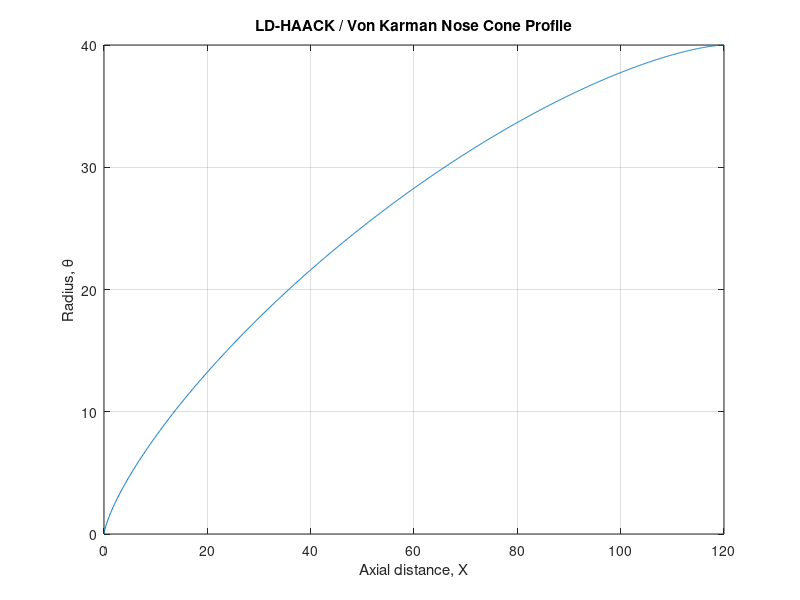

This figure's MATLAB source:
% Parameters
nose_cone_length = 120;
outer_diameter = 80;
step_size = 0.1;

% Pre-allocate
num_points = round(nose_cone_length / step_size) + 1;
r = zeros(1, num_points);

% Calculate the profile
for idx = 1:num_points
    X = (idx-1) * step_size;
    theta = acos(1 - 2 * X / nose_cone_length);
    r(idx) = sqrt((theta - (1/2) * sin(2 * theta)) / pi) * (outer_diameter / 2);
end

% Plot
plot(0:step_size:nose_cone_length, r);
xlabel('Axial distance, X');
ylabel('Radius, \theta');
title('LD-HAACK / Von Karman Nose Cone Profile');
grid on;